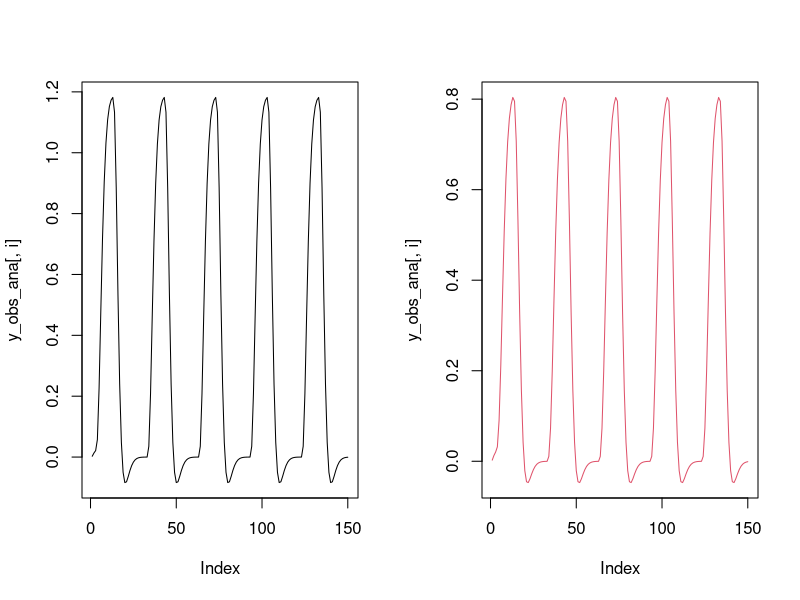
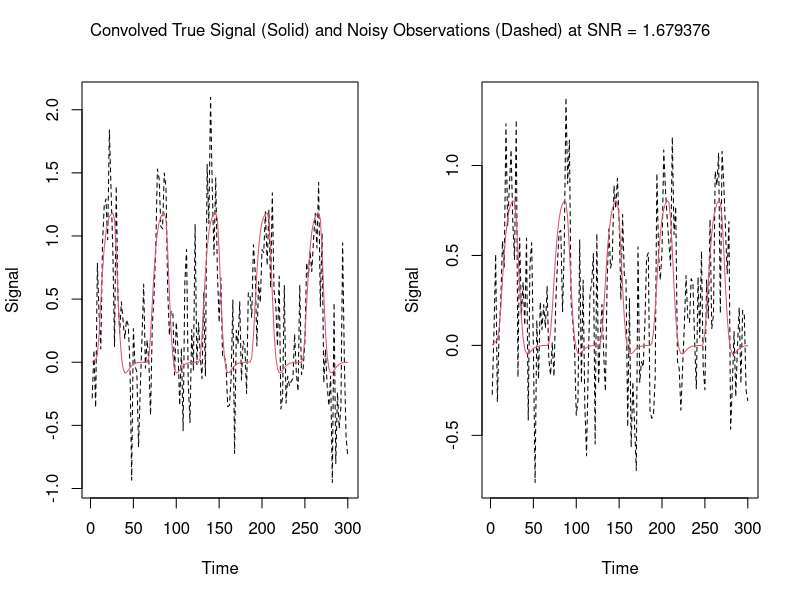

These figures' R source, in order: (Note: this script raises an error after producing the figures.)
remove(list=ls())

# Packages
library(expm)
library(posterior)

# Generating inputs
##########################
m = 2; n_u = 2; max_time = 150*2
nu = list(nu_A = c(0.4,0.3,-0.1,0.15), nu_B = c(-0.2), nu_C=c(0.7)) 
idxs = list(A_idxs = matrix(c(2,1,
                              1,2,
                              1,1,
                              2,2), byrow = T, ncol=2),
            B_idxs = matrix(c(2,1,2), byrow=T, ncol = 3),
            C_idxs = matrix(c(1,1), byrow=T, ncol=2))
times = NULL
input = NULL

linear <- function(t, z, params, input) {
  # t is the current time point in the integration, 
  # z is the current estimate of the variables in the ODE system
  A = params[["A"]]
  B = params[["B"]] 
  C = params[["C"]]
  u = matrix(input(t),ncol=1)
  B_all = Reduce("+", lapply(1:nrow(u), function(i) u[i,1]*B[[i]])) 
  dz <- (A+B_all)%*%z + C%*%u
  return(list(dz))
}
gen_input = function(times, start_time, end_time, duration,between_duration){
  input = rep(0,length(times))
  
  current_start_time = start_time
  time_points = matrix(nrow = 0,ncol=2)
  while(1){
    current_end_time = current_start_time + duration 
    if(current_end_time > end_time){current_end_time = end_time}
    time_points = rbind(time_points, c(current_start_time, current_end_time))
    if(current_end_time + between_duration < end_time){
      current_start_time = current_end_time + between_duration 
    }else{
      break
    }
  }
  for(i in 1:nrow(time_points)){
    input[time_points[i,1]<times & times <=time_points[i,2]] = 1
  }
  input
}
struct_paramMats = function(m, n_u, idxs, nu){
  
  A = matrix(data = 0,nrow = m, ncol = m)
  for(i in 1:nrow(idxs$A_idxs)){
    A[idxs$A_idxs[i,1], idxs$A_idxs[i,2]] = with(nu,nu_A[i])
  }
  diag(A) = -0.5*exp(diag(A))
  
  B = lapply(1:n_u, function(x){matrix(data = 0,nrow = m, ncol = m)})
  for(i in 1:nrow(idxs$B_idxs)){
    B[[idxs$B_idxs[i,1]]][idxs$B_idxs[i,2], idxs$B_idxs[i,3]] = with(nu,nu_B[i])
  }
  
  C = matrix(data=0, nrow = m, ncol = n_u)
  for(i in 1:nrow(idxs$C_idxs)){
    C[idxs$C_idxs[i,1], idxs$C_idxs[i,2]] = with(nu,nu_C[i])
  }
  
  return(list(A=A,B=B,C=C))
  
}


if(is.null(times)){times <- seq(0, max_time, 2)}

if(is.null(input)){
  input1  = gen_input(times,start_time = 5,end_time = max(times),duration = 20,between_duration=40)
  input2  = gen_input(times,start_time = 25,end_time = max(times),duration = 20,between_duration=40)
  input = cbind(input1, input2)
}else{
  if(length(times)!=nrow(input)){stop("length(input)!=nrow(input)")}
}

input_u = function(t){
  sapply(1:ncol(input), function(j) approxfun(x = times,y = input[,j], rule=2, method="const",f=0)(t))
}

n_u = length(input_u(0))
u = input[-1,]

# set up parameters
paramMats = struct_paramMats(m = m,n_u = n_u,idxs = idxs,nu = nu)

# Simulating data
# Solving piecewise analytically
##########################
# Function to get changepoints in u when u(t) is any dimension
get_changepoints <- function(input){
  
  # Get dataframe of indices when changes occur
  changes <- as.data.frame(which(abs(diff(input)) >= 1, arr.ind = T))
  changes$row <- changes$row+1 # add 1 to row index to indicate the row the change starts
  changes <- changes[order(changes$row),] # ascending order
  
  # Make duplicates their own category to reflect when switching from input1 -> input2
  changes <- changes[!duplicated(changes$row),] # remove duplicates
  
  # Add in last row to reflect final block of times
  changes <- rbind(changes, c(nrow(input),0))$row
  
  # Return dataframe
  return(changes)
}

# Scenario a: u(t) = 0
eval_u_a <- function(t, z0, A, prev_index){
  expm::expAtv(A = A, t = times[t]-times[prev_index], v = z0)$eAtv
}

# Scenario b: u(t) != 0
eval_u_b <- function(t, z0, A, B, C, input, prev_index){
  A0 = A + Reduce("+",lapply(1:ncol(input), function(i) input[t-1,i]*B[[i]]))
  b0 = as.numeric(C%*%input[t-1,])
  zstar = -solve(A0,b0)
  expm::expAtv(A = A0,t = times[t]-times[prev_index],v = z0-zstar)$eAtv + zstar
}

# Function to get piecewise analytic solution to ODE
get_AnalyticSol <- function(input, changes, times, parms, m, v0 = NULL){
  
  # Get initial values if not specified
  if (is.null(v0) == T) {v0 <- rep(0.1,m)}
  
  # Matrix to store solution
  sol <- matrix(NA, nrow = length(times), ncol = m)
  sol[1,] <- v0 # add initial values
  
  # Initialize at u(t)=0
  prev_index <- 1
  
  # For loop to go from one change to the next
  for (i in 1:length(changes)){
    
    # Denote index for which we will work up to
    index <- changes[i]
    
    # Update solution based on change_type
    if (sum(input[index-1,]) == 0){
      sol[(prev_index+1):index,] <- t(sapply((prev_index+1):index, eval_u_a, 
                                             z0 = sol[prev_index,], A = parms$A,
                                             prev_index = prev_index))
    } else {
      if(sum(input[index-1,]) != 0){
        sol[(prev_index+1):index,] <- t(sapply((prev_index+1):index, eval_u_b, 
                                               z0 = sol[prev_index,], A = parms$A, 
                                               B = parms$B, C = parms$C,
                                               input = input, prev_index = prev_index))
      }
    }
    
    # Update indices
    prev_index <- index 
    
  }
  return(sol)
}
##########################

# Running functions to get analytic solution
# Obtain dataframe of changes based on input
changes <- get_changepoints(input)

# Running final function
analytic_sol <- get_AnalyticSol(input, changes, times, parms = paramMats, m)

# Quickly check with forward solving ODE numerically - good
library(deSolve)
numeric_sol <- ode(y = rep(0.1,m),
                   times = times,
                   func = linear,
                   parms= with(paramMats, list(A=A, B=B, C=C)),
                   input = input_u,                   
                   atol = 1e-6, 
                   rtol = 1e-6
)

round(abs(analytic_sol-numeric_sol[,-1]),digits=4)

##########################

# convolution with HRF
# https://bic-berkeley.github.io/psych-214-fall-2016/convolution_background.html
HRF = function(t){dgamma(x = t, shape = 6,rate = 1) - (1/6)*dgamma(x = t,shape = 16,rate = 1)}
HRF_mu = function(mu,tp){
  convolve(mu, rev(HRF(tp)),type="open")[1:length(tp)]
}

y_obs_ana = sapply(1:m, function(i) HRF_mu(analytic_sol[-1,i],times[-1]))

par(mfrow = c(1,2))
for (i in 1:m) plot(y_obs_ana[,i], type = 'l', col = i)
#############################


# Add some white Gaussian noise according to approximate SNR obtained from SPM motion data
SNR = 1.679376
variance <-  numeric()
y_obs <- matrix(NA, nrow = length(times)-1, ncol = m)
for (j in 1:m){
  set.seed(j)
  variance[j] <- (var(y_obs_ana[,j])+(mean(y_obs_ana[,j]))^2)/SNR
  y_obs[,j] <- y_obs_ana[,j] + rnorm(length(times)-1, mean = 0, sd = sqrt(variance[j]))
}

variance
sqrt(variance)

par(mfrow=c(1,2))
for (i in 1:m){
  plot(times[-1],y_obs[,i],col=1,
       type='l',lty=2,xlab = "Time",ylab = "Signal")
  lines(times[-1],y_obs_ana[,i],col=2)
}
mtext(paste("Convolved True Signal (Solid) and Noisy Observations (Dashed) at SNR = ",
            SNR,sep = ""), side = 3, line = -2, outer = T)

##########################################

# Save/export data
dat <- list(times = times[-1], u = u, y_obs = y_obs)
save(dat, file = "Balloon_Simulation/Data/canonical_sim_data_diagA.RData")

############################
# Structural identifiability check
# (A1)-(A4) met
# A%*%s vectors are independent (A5)
z0 <- rep(0.1,m)
mat <- cbind(z0,paramMats$A%*%z0)
solve(mat,c(0,0))

# A has d distinct eigenvalues (A6)
eigen(paramMats$A)$values

# Eigenvalues of matrix exponential of \Tilde(A) are all positive real (A7)
eigen(expm(paramMats$A + paramMats$B[[1]]))$values
eigen(expm(paramMats$A + paramMats$B[[2]]))$values

# Data blocks invertible for each condition (A8)
solve(cbind(dat$y_obs[3:5,],1))
solve(cbind(dat$y_obs[13:15,],1))
